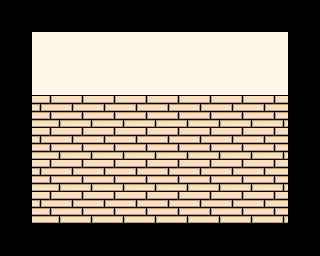

A level layout from a 2D game, rendered from its tile map. Below: a short description, then the map file with its tile-grid data intact:
An orthogonal 10x8 tile map with 32x32 px tiles, 1 tile layer (Podloga), 6 hidden layers not drawn.

<map version="1.2" tiledversion="1.2.3" orientation="orthogonal" renderorder="right-down" width="10" height="8" tilewidth="32" tileheight="32" infinite="0" nextlayerid="9" nextobjectid="1">
 <tileset firstgid="1" source="MainRoom2.tsx" />
 <layer id="1" name="Kolizje" width="10" height="8" visible="0">
  <data encoding="csv">
0,0,0,0,0,0,0,0,0,0,
0,0,0,0,0,0,0,0,0,0,
0,36,36,36,36,36,36,36,36,36,
36,36,0,0,0,0,0,0,0,36,
36,36,0,0,0,0,0,0,36,36,
36,0,0,0,0,0,0,36,36,36,
36,0,0,0,0,0,0,36,36,36,
36,36,36,36,36,36,36,36,0,0
</data>
 </layer>
 <layer id="2" name="Interakcje" width="10" height="8" visible="0">
  <data encoding="csv">
0,0,0,0,0,0,0,0,0,0,
0,0,0,0,0,0,0,0,0,0,
0,0,43,43,43,43,43,43,43,0,
0,43,0,0,0,0,0,0,0,0,
0,43,0,0,0,0,0,0,43,0,
43,0,0,0,0,0,0,0,0,0,
0,0,0,0,0,0,0,0,0,0,
0,0,0,0,0,0,43,0,0,0
</data>
 </layer>
 <layer id="7" name="Teleport" width="10" height="8" visible="0">
  <data encoding="csv">
0,0,0,0,0,0,0,0,0,0,
0,0,0,0,0,0,0,0,0,0,
0,0,0,0,0,0,0,0,0,0,
0,0,0,0,0,0,0,0,0,0,
0,0,0,0,0,0,0,0,0,0,
0,0,0,0,0,0,0,0,0,0,
0,0,0,0,0,0,0,0,0,0,
0,0,0,0,0,0,44,0,0,0
</data>
 </layer>
 <layer id="6" name="Podloga" width="10" height="8">
  <data encoding="csv">
0,0,0,0,0,0,0,0,0,0,
0,15,15,15,15,15,15,15,15,0,
0,16,16,16,16,16,16,16,16,0,
0,1610612737,1610612737,1610612737,1610612737,1610612737,1610612737,1610612737,1610612737,0,
0,1610612737,1610612737,1610612737,1610612737,1610612737,1610612737,1610612737,1610612737,0,
0,1610612737,1610612737,1610612737,1610612737,1610612737,1610612737,1610612737,1610612737,0,
0,1610612737,1610612737,1610612737,1610612737,1610612737,1610612737,1610612737,1610612737,0,
0,0,0,0,0,0,0,0,0,0
</data>
 </layer>
 <layer id="4" name="Meble" width="10" height="8" visible="0">
  <data encoding="csv">
0,0,0,0,0,0,0,0,0,0,
0,0,0,0,37,38,39,27,28,0,
0,0,32,33,40,41,42,29,30,0,
0,2,34,35,0,0,0,31,2147483679,0,
0,3,0,0,0,0,0,6,4,0,
2684354586,0,0,0,0,0,0,7,5,0,
0,0,0,0,0,0,0,0,0,0,
0,0,0,0,0,0,26,0,0,0
</data>
 </layer>
 <layer id="8" name="Postacie" width="10" height="8" visible="0">
  <data encoding="csv">
0,0,0,0,0,0,0,0,0,0,
0,0,0,0,0,0,0,0,0,0,
0,0,0,0,0,0,0,0,0,0,
0,0,0,0,0,0,0,0,0,0,
0,0,0,0,0,0,0,0,0,0,
0,0,0,0,0,0,0,0,0,0,
0,0,0,0,0,0,0,0,0,0,
0,0,0,0,0,0,0,0,0,0
</data>
 </layer>
 <layer id="5" name="Sciany" width="10" height="8" visible="0">
  <data encoding="csv">
3221225486,3221225480,3221225480,3221225480,3221225480,3221225480,3221225480,3221225480,3221225480,1610612750,
2684354569,0,0,0,0,0,0,0,0,1610612744,
2684354569,0,0,0,0,0,0,0,0,1610612747,
2684354569,0,0,0,0,0,0,0,0,1610612745,
2684354569,0,0,0,0,0,0,0,0,1610612745,
2684354569,0,0,0,0,0,0,0,0,1610612745,
2684354574,8,8,8,8,12,0,2147483660,8,14,
0,0,0,0,0,0,0,0,0,0
</data>
 </layer>
</map>
